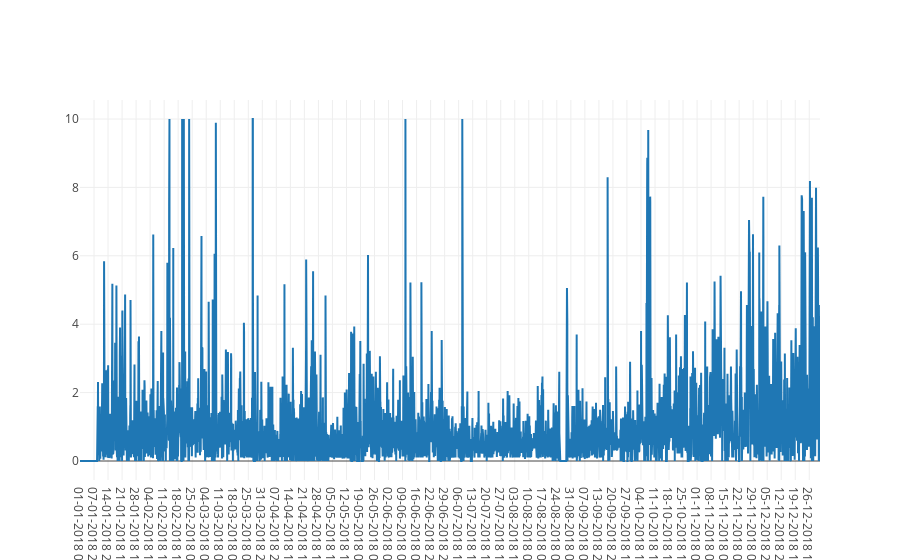

The cell this chart's notebook holds for it:
### Code cell
data = [go.Scatter(
          x=ib18['From Date'],
          y=ib18['CO'])]

py.offline.iplot(data)

### Figure 1 — Plotly figure (JSON) as saved in the notebook; plotly's stock layout.template omitted (floating-point values rounded to 4 significant figures; data arrays with more than 128 entries replaced by an {"elided": "..."} marker saying what was removed)
{"data": [{"type": "scatter", "uid": "ff979248-636f-4d88-8ab0-03c007bb22aa", "x": {"elided": "8760 str values"}, "y": {"elided": "8760 float values"}}], "layout": {}}
